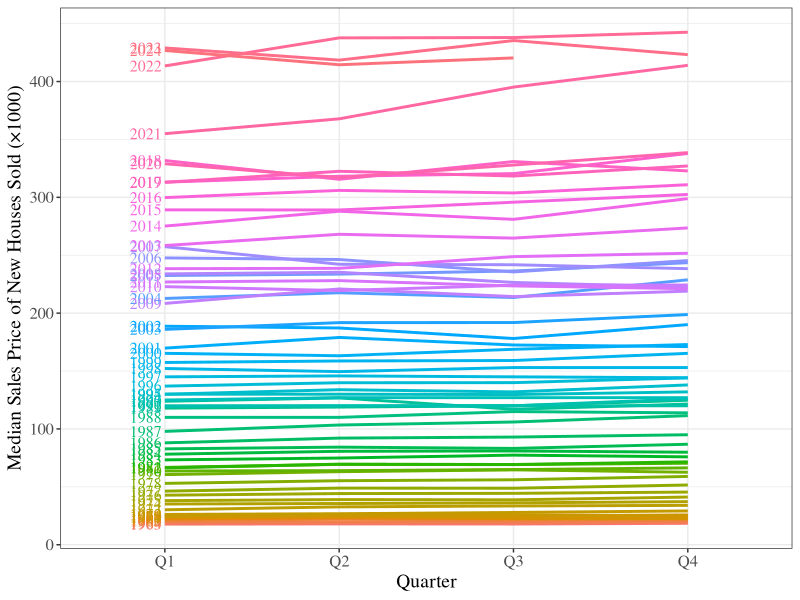
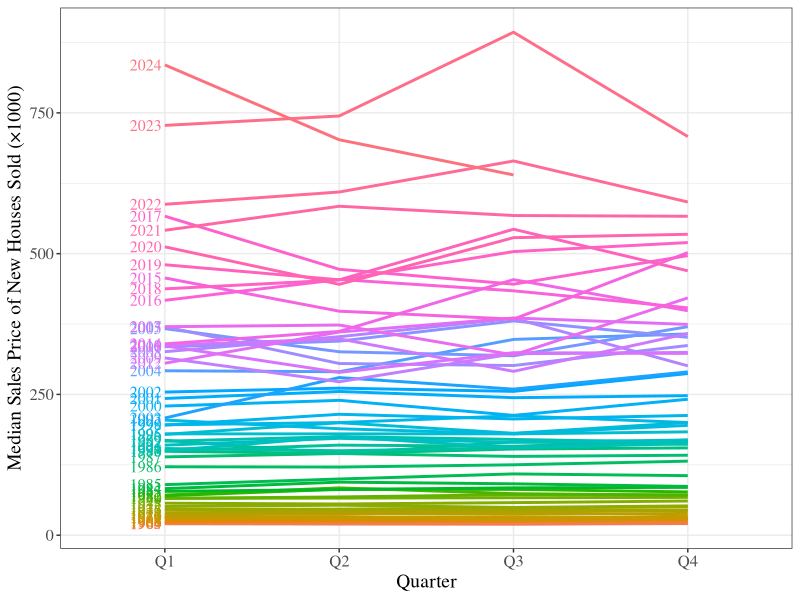
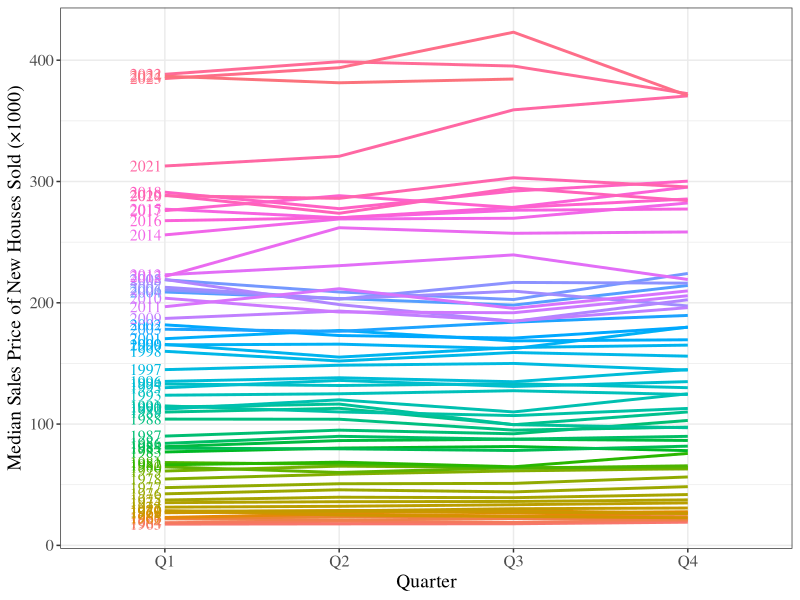
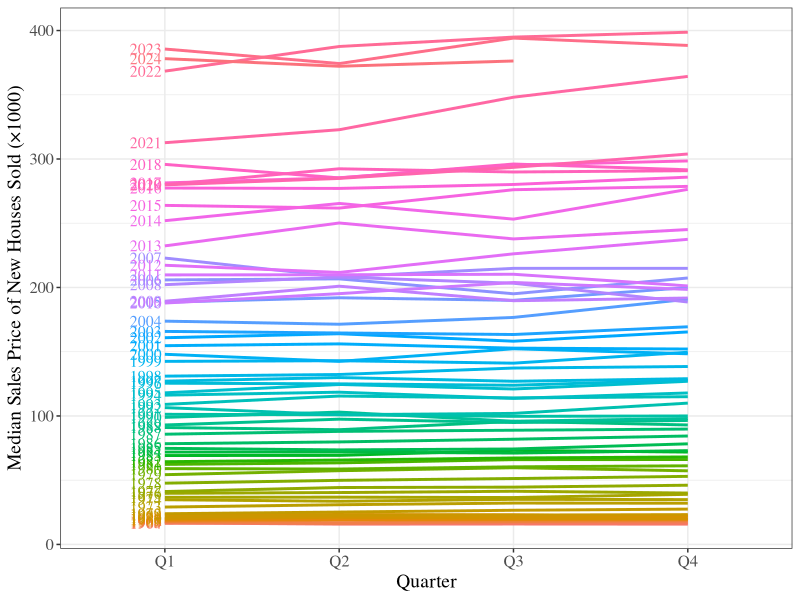
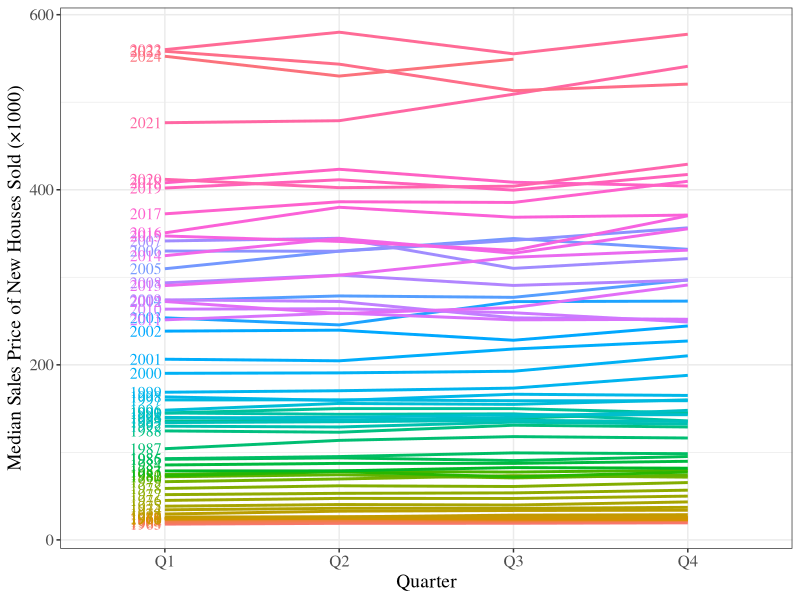

Reproduce these figures in R, in order.
library(reshape2)
library(readxl)
library(ggplot2)
# 数据读取
df<-read_xlsx("pricereg_cust.xlsx")
df$year<-substr(df$Quarter,1,4)
df$Quarter<-substr(df$Quarter,5,6)

# 数据清洗
df1<-na.omit(melt(df,id.vars=c("Quarter","year")))

# 绘图
for(i in unique(df1$variable)){
  da<-df1[df1$variable==i,]
  label<-da[da$Quarter=="Q1",]
  
  ggplot(da,aes(x=Quarter,y=value/1000,color=year))+
    geom_line(aes(group=year),linewidth=1,show.legend = FALSE)+
    geom_text(data=label,aes(x=1,y=value/1000,label=year),family="serif",hjust=1.1,size=4,show.legend = FALSE)+
    scale_y_continuous(name = "Median Sales Price of New Houses Sold (×1000)")+
    theme_bw()+
    theme(text = element_text(family = "serif"),
          axis.title = element_text(size=14),
          axis.text = element_text(size=12))->p
  ggsave(paste0("procereg cust/",i,".png"),plot = p,width = 4.6*3,height = 4.6*3,units = "cm")
}